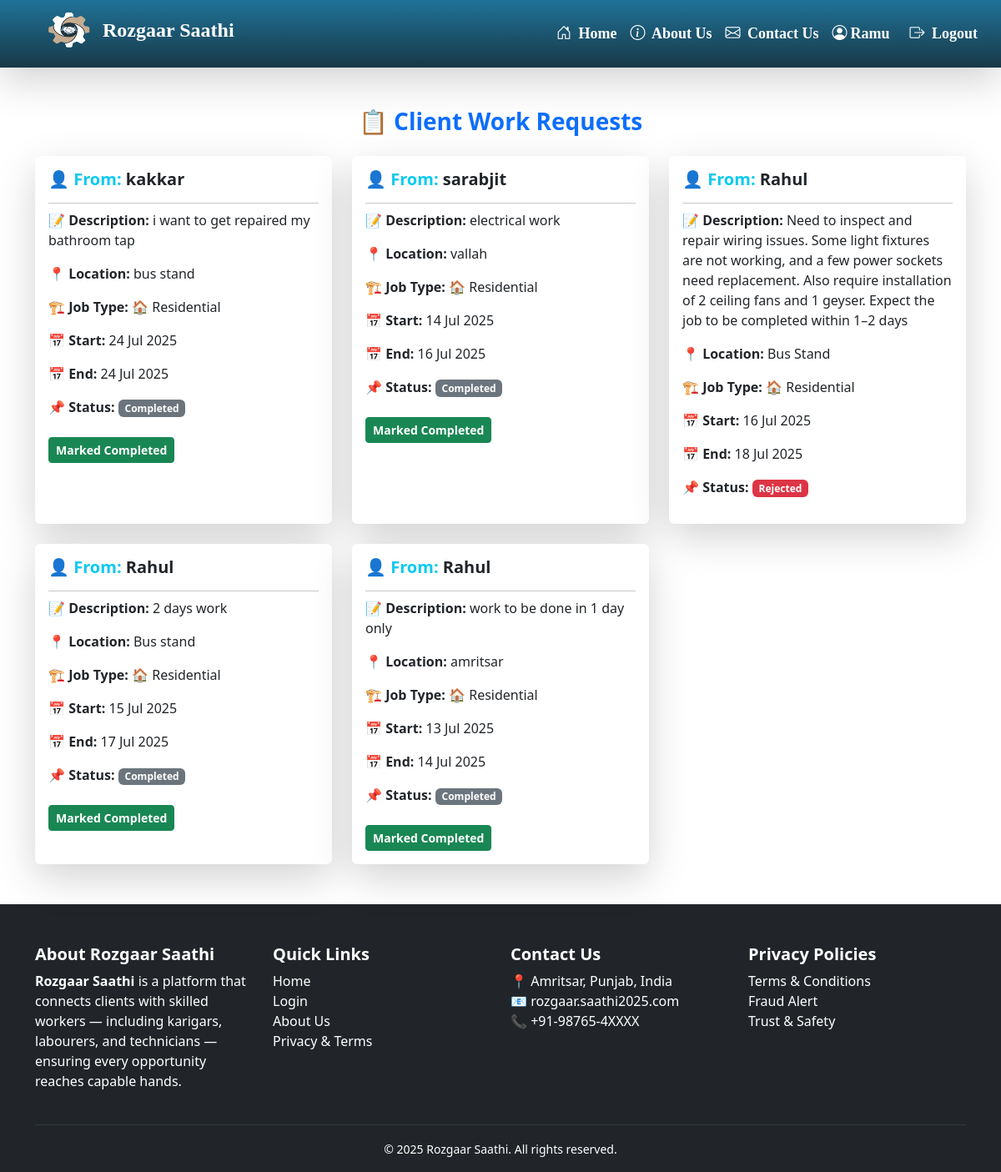
/hunarbaaz/requests/ (signed in), run on an earlier commit of the app's database.
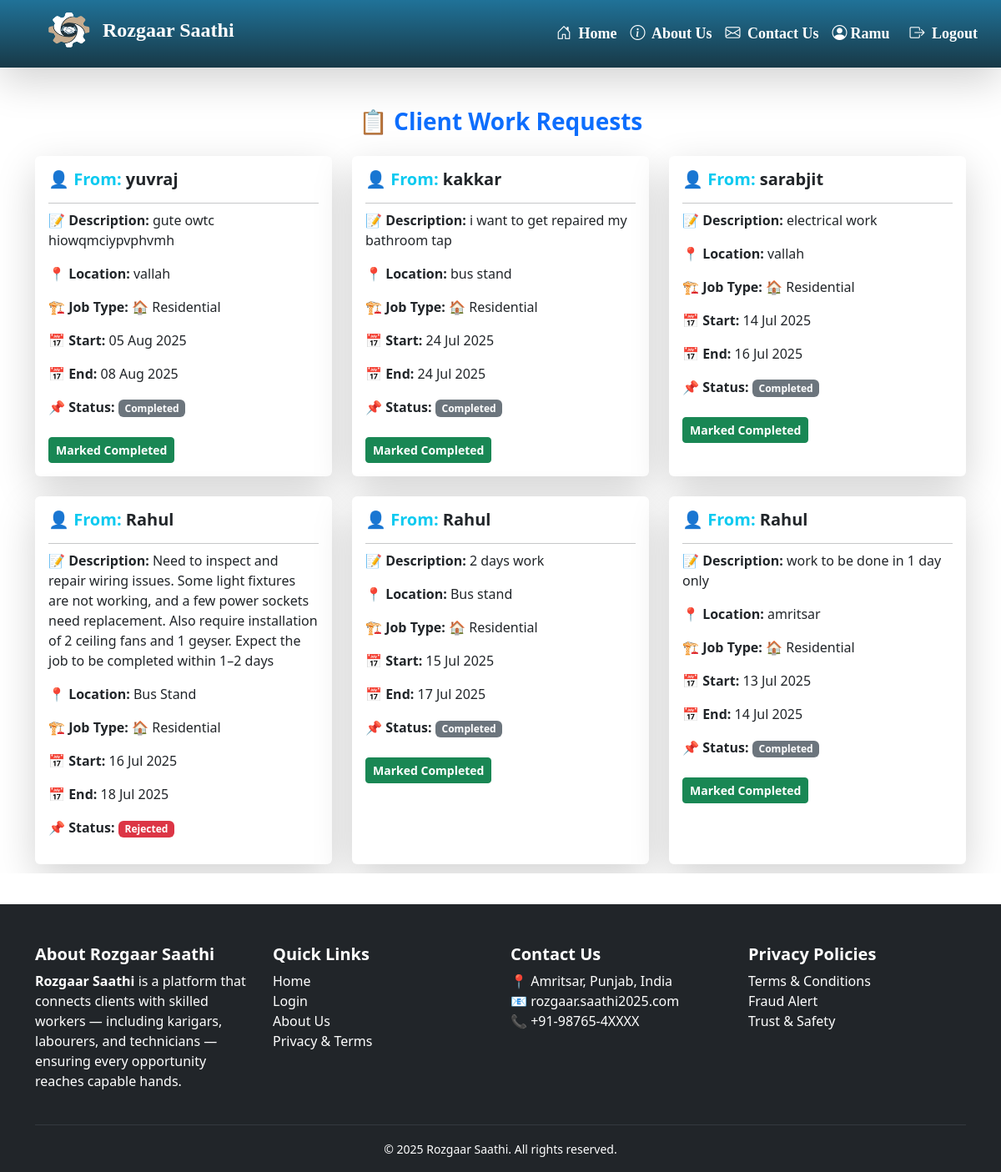
And on a later commit of the database.
### client/models.py (models this page shows, shortened)
class PostRequest(models.Model):
    client = models.ForeignKey(User, on_delete=models.CASCADE, related_name='sent_requests')
    hunarbaaz = models.ForeignKey('hunarbaaz.Hunarbaaz', on_delete=models.CASCADE, related_name='received_requests')
    job_description = models.TextField()
    location = models.CharField(max_length=100)
    start_date = models.DateField(help_text="Start date of the job",null=False,blank=True)
    end_date = models.DateField(help_text="Expected completion date",null=False,blank=True)
    JOB_TYPE_CHOICES = [
        ('residential', 'Residential'),
        ('commercial', 'Commercial'),
    ]
    job_type = models.CharField(max_length=20,choices=JOB_TYPE_CHOICES,default='residential',help_text="Type of job location")
    working_hours = models.PositiveIntegerField(
        null=True,
        blank=True,
        help_text="Estimated total working hours for this job"
    )
    is_accepted = models.BooleanField(null=True, blank=True)  # None = Pending, True = Accepted, False = Rejected
    is_completed = models.BooleanField(default=False)
    is_cancelled = models.BooleanField(default=False, help_text="Whether the client has cancelled the request")
    created_at = models.DateTimeField(auto_now_add=True)
    rating = models.IntegerField(
    validators=[MinValueValidator(1), MaxValueValidator(5)],
    null=True,
    blank=True,
    help_text="Client rating after completion (1 to 5)"
)
    review = models.TextField(null=True, blank=True, help_text="Optional client feedback")

### hunarbaaz/views.py (the view)
# urls.py: path('requests/', views.view_requests, name='view_requests'),
@login_required
def view_requests(request):
    try:
        profile = Hunarbaaz.objects.get(user=request.user)
    except Hunarbaaz.DoesNotExist:
        return redirect('hunarbaaz:edit_profile')
    requests = PostRequest.objects.filter(
        hunarbaaz=profile,
        is_cancelled=False  # This line excludes cancelled ones
    ).order_by('-created_at')
    return render(request, 'hunarbaaz/view_requests.html', {
        'client_requests': requests
    })

### hunarbaaz/templates/hunarbaaz/view_requests.html (shortened to what this page needs)
{% extends 'base/base.html' %}
{% block content %}
  <div class="container mt-5 mb-5">
    <h3 class="mb-4 text-center text-primary fw-bold">📋 Client Work Requests</h3>
    {% if client_requests %}
      <div class="row g-4">
        {% for req in client_requests %}
          <div class="col-md-4">
            <div class="card shadow-lg border-0 h-100">
              <div class="card-body">
                <h5 class="card-title text-info fw-semibold">👤 From: <span class="text-dark">{{ req.client.username }}</span></h5>
                <hr class="mb-2" />
                <p>
                  <strong>📝 Description:</strong> {{ req.job_description }}
                </p>
                <p>
                  <strong>📍 Location:</strong> {{ req.location }}
                </p>
                <p>
                  <strong>🏗️ Job Type:</strong>
                  {% if req.job_type == 'residential' %}
                    🏠 Residential
                  {% elif req.job_type == 'commercial' %}
                    🏢 Commercial
                  {% else %}
                    -
                  {% endif %}
                </p>
                <p>
                  <strong>📅 Start:</strong> {{ req.start_date|date:'d M Y' }}
                </p>
                <p>
                  <strong>📅 End:</strong> {{ req.end_date|date:'d M Y' }}
                </p>
                <p>
                  <strong>📌 Status:</strong>
                  {% if req.is_cancelled %}
                    <span class="badge bg-danger">Cancelled</span>
                  {% elif req.is_completed %}
                    <span class="badge bg-secondary">Completed</span>
                  {% elif req.is_accepted == True %}
                    <span class="badge bg-success">Accepted</span>
                  {% elif req.is_accepted == False %}
                    <span class="badge bg-danger">Rejected</span>
                  {% else %}
                    <span class="badge bg-warning text-dark">Pending</span>
                  {% endif %}
                </p>
                <div class="mt-3">
                  {% if req.is_accepted and not req.is_completed and not req.is_cancelled %}
                    <a href="{% url 'hunarbaaz:mark_completed' req.id %}" class="btn btn-success btn-sm mt-2">Mark as Completed</a>
                  {% elif req.is_completed %}
                    <span class="btn btn-success fw-bold btn-sm mt-2" disabled>Marked Completed</span>
                  {% endif %}
                </div>
              </div>
            </div>
          </div>
        {% endfor %}
      </div>
    {% else %}
      <div class="alert alert-info text-center mt-4">No work requests received yet.</div>
    {% endif %}
  </div>
{% endblock %}

What changed in the data, as far as the page shows it:
added PostRequest: client.username "yuvraj", job_description "gute owtc hiowqmciypvphvmh", location "vallah", job_type "🏠 Residential", start_date "05 Aug 2025", end_date "08 Aug 2025", is_cancelled "Completed", is_accepted "Marked Completed"
